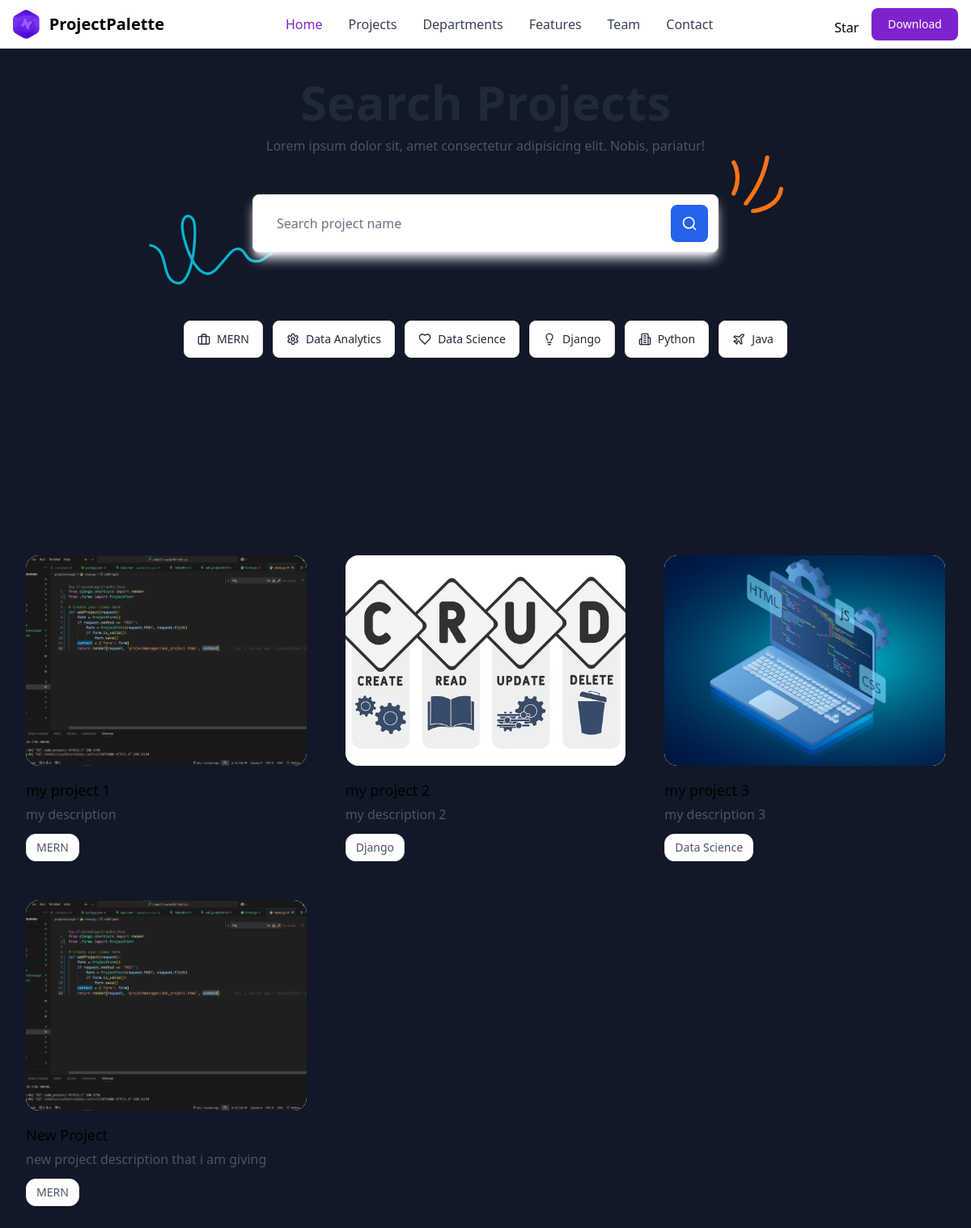
Page /browse/?department=IT on the committed database.
### projectmanager/models.py (models this page shows, shortened)
class Project(models.Model):
    title = models.CharField(max_length=100)
    description = models.TextField()
    department = models.CharField(max_length=50, default='IT')
    technology = models.CharField(max_length=20)
    image = models.ImageField(upload_to='project_images/')
    video = models.FileField(upload_to='project_videos/', default='project_videos/default.mp4')
    student_name = models.CharField(max_length=100, default='Anonymous')
    student_github = models.URLField(max_length=200, default='')
    student_linkedin = models.URLField(max_length=200, default='')
    student_email = models.EmailField(max_length=100, default='')
    student_avatar = models.ImageField(upload_to='student_avatars/', default='student_avatars/default.png')
    enrollment_number = models.CharField(max_length=20, default='')
    created_at = models.DateTimeField(auto_now_add=True)

### projectmanager/views.py (the view)
# urls.py: path('browse/', views.listProjects, name='browse' ),
def listProjects(request):
    q = request.GET.get('q', None)
    technology = request.GET.get('technology', None)
    department = request.GET.get('department', None)
    projectList = Project.objects.all()
    if q:
        projectList = projectList.filter(title__icontains=q)
    if technology:
        projectList = projectList.filter(technology=technology)
    if  department:
        projectList = projectList.filter(department=department)
    context = {'projectList': projectList, 'q' : q}
    return render(request, 'projectmanager/browse_project.html', context)

### projectmanager/templates/projectmanager/browse_project.html (shortened to what this page needs)
{% extends 'projectmanager/base.html' %}
{% load static %}
{% block content %}
  <div class="relative overflow-hidden">
    <div class="max-w-[85rem] mx-auto px-4 sm:px-6 lg:px-8 py-10 sm:py-24">
      <div class="text-center">
        <h1 class="text-4xl sm:text-6xl font-bold text-gray-800 dark:text-neutral-200">
        </h1>
        <p class="mt-3 text-gray-600 dark:text-neutral-400">
          Lorem ipsum dolor sit, amet consectetur adipisicing elit. Nobis, pariatur!
        </p>
        <div class="mt-7 sm:mt-12 mx-auto max-w-xl relative">
          <form>
            <div class="relative z-10 flex gap-x-3 p-3 bg-white border rounded-lg shadow-lg shadow-gray-100 dark:bg-neutral-900 dark:border-neutral-700 dark:shadow-gray-900/20">
              <div class="w-full">
                <input type="text" name="q" id="hs-search-article-1"
                class="py-2.5 px-4 block w-full border-transparent rounded-lg focus:border-blue-500 focus:ring-blue-500 dark:bg-neutral-900 dark:border-transparent dark:text-neutral-400 dark:placeholder-neutral-500 dark:focus:ring-neutral-600" placeholder="Search project name" />
              </div>
              <div>
                <button type="submit" class="size-[46px] inline-flex justify-center items-center gap-x-2 text-sm font-medium rounded-lg border border-transparent bg-blue-600 text-white hover:bg-blue-700 focus:outline-none focus:bg-blue-700 disabled:opacity-50 disabled:pointer-events-none">
                  <svg class="shrink-0 size-5" xmlns="http://www.w3.org/2000/svg" width="24" height="24" viewBox="0 0 24 24" fill="none" stroke="currentColor" stroke-width="2" stroke-linecap="round" stroke-linejoin="round">
                    <circle cx="11" cy="11" r="8" />
                    <path d="m21 21-4.3-4.3" />
                  </svg>
                </button>
              </div>
            </div>
          </form>
          <div class="hidden md:block absolute top-0 end-0 -translate-y-12 translate-x-20">
          </div>
          <div class="hidden md:block absolute bottom-0 start-0 translate-y-10 -translate-x-32">
          </div>
        </div>
        <div class="mt-10 sm:mt-20">
          <a class="m-1 py-3 px-4 inline-flex items-center gap-x-2 text-sm font-medium rounded-lg border border-gray-200 bg-white text-gray-800 shadow-sm hover:bg-gray-50 focus:outline-none focus:bg-gray-50 disabled:opacity-50 disabled:pointer-events-none dark:bg-neutral-800 dark:border-neutral-700 dark:text-white dark:hover:bg-neutral-700 dark:focus:bg-neutral-700"
            href="?{% if request.GET.q %}q={{ request.GET.q }}&{% endif %}technology=MERN">
            MERN
          </a>
          <a class="m-1 py-3 px-4 inline-flex items-center gap-x-2 text-sm font-medium rounded-lg border border-gray-200 bg-white text-gray-800 shadow-sm hover:bg-gray-50 focus:outline-none focus:bg-gray-50 disabled:opacity-50 disabled:pointer-events-none dark:bg-neutral-800 dark:border-neutral-700 dark:text-white dark:hover:bg-neutral-700 dark:focus:bg-neutral-700"
            href="?{% if request.GET.q %}q={{ request.GET.q }}&{% endif %}technology=Data Analytics">
            Data Analytics
          </a>
          <a class="m-1 py-3 px-4 inline-flex items-center gap-x-2 text-sm font-medium rounded-lg border border-gray-200 bg-white text-gray-800 shadow-sm hover:bg-gray-50 focus:outline-none focus:bg-gray-50 disabled:opacity-50 disabled:pointer-events-none dark:bg-neutral-800 dark:border-neutral-700 dark:text-white dark:hover:bg-neutral-700 dark:focus:bg-neutral-700"
            href="?{% if request.GET.q %}q={{ request.GET.q }}&{% endif %}technology=Data Science">
            Data Science
          </a>
          <a class="m-1 py-3 px-4 inline-flex items-center gap-x-2 text-sm font-medium rounded-lg border border-gray-200 bg-white text-gray-800 shadow-sm hover:bg-gray-50 focus:outline-none focus:bg-gray-50 disabled:opacity-50 disabled:pointer-events-none dark:bg-neutral-800 dark:border-neutral-700 dark:text-white dark:hover:bg-neutral-700 dark:focus:bg-neutral-700"
            href="?{% if request.GET.q %}q={{ request.GET.q }}&{% endif %}technology=Django">
            Django
          </a>
          <a class="m-1 py-3 px-4 inline-flex items-center gap-x-2 text-sm font-medium rounded-lg border border-gray-200 bg-white text-gray-800 shadow-sm hover:bg-gray-50 focus:outline-none focus:bg-gray-50 disabled:opacity-50 disabled:pointer-events-none dark:bg-neutral-800 dark:border-neutral-700 dark:text-white dark:hover:bg-neutral-700 dark:focus:bg-neutral-700"
            href="?{% if request.GET.q %}q={{ request.GET.q }}&{% endif %}technology=Python">
            Python
          </a>
          <a class="m-1 py-3 px-4 inline-flex items-center gap-x-2 text-sm font-medium rounded-lg border border-gray-200 bg-white text-gray-800 shadow-sm hover:bg-gray-50 focus:outline-none focus:bg-gray-50 disabled:opacity-50 disabled:pointer-events-none dark:bg-neutral-800 dark:border-neutral-700 dark:text-white dark:hover:bg-neutral-700 dark:focus:bg-neutral-700"
            href="?{% if request.GET.q %}q={{ request.GET.q }}&{% endif %}technology=Java">
            Java
          </a>
        </div>
      </div>
    </div>
  </div>
  <div class="max-w-[85rem] mx-auto px-4 sm:px-6 lg:px-8 py-10 sm:py-24">
    <div class="py-12 grid grid-cols-1 md:grid-cols-2 lg:grid-cols-3 gap-4 sm:gap-6 md:gap-8 lg:gap-12">
      {% for project in projectList %}
        <a class="group flex flex-col focus:outline-none" href="/project-details/{{ project.id }}">
          <div class="aspect-w-16 aspect-h-12 overflow-hidden bg-gray-100 rounded-2xl dark:bg-neutral-800">
            <img class="group-hover:scale-105 group-focus:scale-105 transition-transform duration-500 ease-in-out object-cover rounded-2xl" src="{{ project.image.url }}" alt="Blog Image" />
          </div>
          <div class="pt-4">
            <h3 class="relative inline-block font-medium text-lg text-black before:absolute before:bottom-0.5 before:start-0 before:-z-[1] before:w-full before:h-1 before:bg-lime-400 before:transition before:origin-left before:scale-x-0 group-hover:before:scale-x-100 dark:text-white">{{ project.title }}</h3>
            <p class="mt-1 text-gray-600 dark:text-white-400">{{ project.description }}</p>
            <div class="mt-3 flex flex-wrap gap-2">
              <span class="py-1.5 px-3 bg-white text-gray-600 border border-gray-200 text-xs sm:text-sm rounded-xl dark:bg-neutral-900 dark:border-neutral-700 dark:text-neutral-400">{{ project.technology }}</span>
            </div>
          </div>
        </a>
      {% endfor %}
    </div>
  </div>
{% endblock %}

### rows in the picture
Project: image (picture), title "my project 1", description "my description", technology "MERN"
Project: image (picture), title "my project 2", description "my description 2", technology "Django"
Project: image (picture), title "my project 3", description "my description 3", technology "Data Science"
Project: image (picture), title "New Project", description "new project description that i am giving", technology "MERN"
